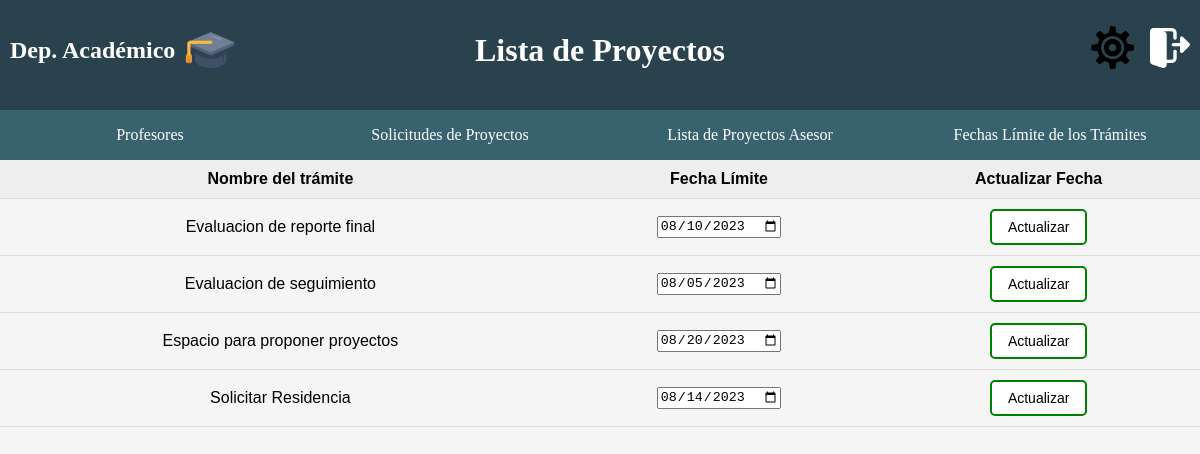
Page /DeptoAcademico/DeptoAcaAsignacionFechas.php (signed in) on the committed database.
### tables this page shows
CREATE TABLE IF NOT EXISTS `FechasVencimiento` (
    `FVTramite` varchar(255) NOT NULL COMMENT 'Palabra Clave del Tramite',
    `FVFechaLimite` date DEFAULT NULL,
    `FVDescripcionTramite` varchar(400) DEFAULT NULL COMMENT 'Aqui se especifica el tramite',
    PRIMARY KEY (`FVTramite`)
);

### DeptoAcademico/funcionesDepto.php (called while the page is built, shortened)
<?php
function getFechas(){
    $conection = conn();
    $sql = "SELECT * FROM FechasVencimiento";
    $query = mysqli_query($conection, $sql);
    return $query;
}
?>

### DeptoAcademico/DeptoAcaAsignacionFechas.php (the view, shortened to what this page needs)
<?php
	include ('funcionesDepto.php');
?>
<!DOCTYPE html>
<html>
<head>
	<link rel="stylesheet" href="../style/style.css">
	<link rel="stylesheet" href="Style/styleDepto.css">
</head>
<body style="margin: 0;">
	<div class="container">
		<div class="row">
			<div class="left-column">
				<a class="home-btn" href="index.php">
					<h2><span style="margin-right: 10px;">Dep. Académico</span></h2>
					<img src="../img/sombrero.png" width="50px">
				</a>
			</div>
			<div class="center-column">
				<h1>Lista de Proyectos</h1>
			</div>
			<div class="right-column">
				<a href="../usuariosConfig.php?idUsuario=<?php echo $_SESSION['id'];?>"><img src="../img/configuraciones.png" width="50px"></a> &nbsp; &nbsp;
				<a href="../logout.php"><img src="../img/logout.png" width="40px"></a>
			</div>
		</div>
	</div>
	<div>
		<table>
			<thead>
				<tr>
                    <th>Nombre del trámite</th>
                    <th>Fecha Límite</th>
					<th>Actualizar Fecha</th>
                </tr>
			</thead>
			<?php
				$query = getFechas();
				while($consulta = mysqli_fetch_assoc($query)){
			?>
			<tbody>
			<form action="" method="post">
				<td><?php echo $consulta['FVDescripcionTramite'];?></td>
				<td><input name="FVNewFechaLimite" type="date" min="<?php echo date('Y-m-d', strtotime('-1 day')); ?>" value="<?php echo $consulta['FVFechaLimite'];?>"></td>
				<td><input name="UpdFecha" type="submit" formaction="exc/UpdateFechaLimite.php" value="Actualizar" class="btn btn-actualizar"></td>
			</form>
			</tbody>
			<?php } ?>
		</table>
	</div>
</body>
</html>

### style/style.css (style rules this page uses)
body { margin: 0; background-color: whitesmoke; }
.container { display: flex; flex-direction: column; justify-content: center; align-items: center; align-items: flex-start; justify-content: flex-start; background-color: #2A424D; }
.row { display: flex; justify-content: center; align-items: center; width: 100%; margin-bottom: 10px; color: white; }
.button-row { display: flex; justify-content: center; align-items: center; width: 100%; }
.button-link { display: flex; align-items: center; justify-content: center; height: 50px; background-color: #45818e86; color: white; text-align: center; text-decoration: none; flex: 1; }
.left-column { width: 33%; height: 100px; display: flex; justify-content: flex-start; align-items: center; padding-left: 10px; }
.center-column { width: 33%; height: 100px; display: flex; justify-content: center; align-items: center; }
.right-column { width: 33%; height: 100px; display: flex; justify-content: flex-end; align-items: center; padding-right: 10px; }
.home-btn { display: flex; align-items: center; text-decoration: none; color: white; }

### DeptoAcademico/Style/styleDepto.css (style rules this page uses)
.btn { background-color: #fff; border: 2px solid #000; color: #000; border-radius: 5px; padding: 8px 16px; font-size: 14px; text-align: center; text-decoration: none; display: inline-block; transition-duration: 0.4s; cursor: pointer; }
.btn-actualizar { background-color: white; border: 2px solid green; }
table { border-collapse: collapse; width: 100%; margin: 0 auto; font-family: Arial, sans-serif; }
th, td { padding: 10px; text-align: center; border-bottom: 1px solid #ddd; }
th { background-color: #eee; font-weight: bold; }

### rows in the picture
fechasvencimiento: FVDescripcionTramite "Evaluacion de reporte final", FVNewFechaLimite "08/10/2023"
fechasvencimiento: FVDescripcionTramite "Evaluacion de seguimiento", FVNewFechaLimite "08/05/2023"
fechasvencimiento: FVDescripcionTramite "Espacio para proponer proyectos", FVNewFechaLimite "08/20/2023"
fechasvencimiento: FVDescripcionTramite "Solicitar Residencia", FVNewFechaLimite "08/14/2023"
